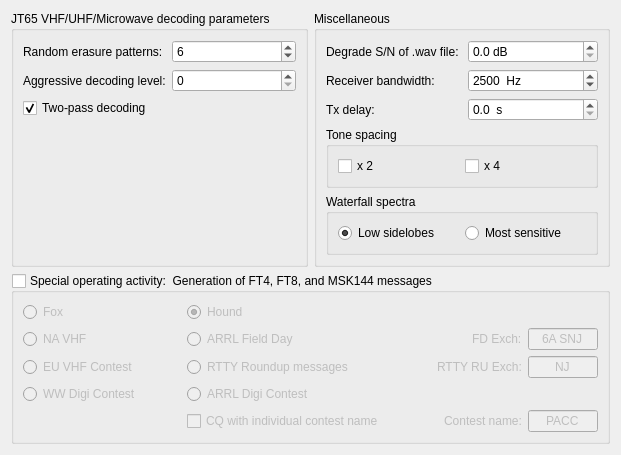
     <widget class="QWidget" name="advanced_tab">
      <attribute name="title">
       <string>Advanced</string>
      </attribute>
      <layout class="QGridLayout" name="gridLayout_9">
       <item row="0" column="0">
        <widget class="QGroupBox" name="groupBox_6">
         <property name="toolTip">
          <string>&lt;html&gt;&lt;head/&gt;&lt;body&gt;&lt;p&gt;User-selectable parameters for JT65 VHF/UHF/Microwave decoding.&lt;/p&gt;&lt;/body&gt;&lt;/html&gt;</string>
         </property>
         <property name="title">
          <string>JT65 VHF/UHF/Microwave decoding parameters</string>
         </property>
         <layout class="QFormLayout" name="formLayout_11">
          <item row="0" column="0">
           <widget class="QLabel" name="label_2">
            <property name="text">
             <string>Random erasure patterns:</string>
            </property>
            <property name="buddy">
             <cstring>sbNtrials</cstring>
            </property>
           </widget>
          </item>
          <item row="0" column="1">
           <widget class="QSpinBox" name="sbNtrials">
            <property name="toolTip">
             <string>&lt;html&gt;&lt;head/&gt;&lt;body&gt;&lt;p&gt;Maximum number of erasure patterns for stochastic soft-decision Reed Solomon decoder is 10^(n/2).&lt;/p&gt;&lt;/body&gt;&lt;/html&gt;</string>
            </property>
            <property name="minimum">
             <number>0</number>
            </property>
            <property name="maximum">
             <number>12</number>
            </property>
            <property name="value">
             <number>6</number>
            </property>
           </widget>
          </item>
          <item row="1" column="0">
           <widget class="QLabel" name="label_4">
            <property name="text">
             <string>Aggressive decoding level:</string>
            </property>
            <property name="buddy">
             <cstring>sbAggressive</cstring>
            </property>
           </widget>
          </item>
          <item row="1" column="1">
           <widget class="QSpinBox" name="sbAggressive">
            <property name="toolTip">
             <string>&lt;html&gt;&lt;head/&gt;&lt;body&gt;&lt;p&gt;Higher levels will increase the probability of decoding, but will also increase probability of a false decode.&lt;/p&gt;&lt;/body&gt;&lt;/html&gt;</string>
            </property>
            <property name="maximum">
             <number>10</number>
            </property>
           </widget>
          </item>
          <item row="2" column="0">
           <widget class="QCheckBox" name="cbTwoPass">
            <property name="text">
             <string>Two-pass decoding</string>
            </property>
            <property name="checked">
             <bool>true</bool>
            </property>
           </widget>
          </item>
         </layout>
        </widget>
       </item>
       <item row="1" column="0" colspan="2">
        <widget class="QGroupBox" name="gbSpecialOpActivity">
         <property name="title">
          <string>Special operating activity:  Generation of FT4, FT8, and MSK144 messages</string>
         </property>
         <property name="checkable">
          <bool>true</bool>
         </property>
         <property name="checked">
          <bool>false</bool>
         </property>
         <layout class="QGridLayout" name="gridLayout_15" columnstretch="1,0,0,0">
          <item row="1" column="0">
           <widget class="QRadioButton" name="rbNA_VHF_Contest">
            <property name="sizePolicy">
             <sizepolicy hsizetype="Minimum" vsizetype="Preferred">
              <horstretch>0</horstretch>
              <verstretch>0</verstretch>
             </sizepolicy>
            </property>
            <property name="toolTip">
             <string>&lt;html&gt;&lt;head/&gt;&lt;body&gt;&lt;p&gt;North American VHF/UHF/Microwave contests and others in which a 4-character grid locator is the required exchange.&lt;/p&gt;&lt;/body&gt;&lt;/html&gt;</string>
            </property>
            <property name="accessibleName">
             <string>NA VHF Contest</string>
            </property>
            <property name="text">
             <string>NA VHF</string>
            </property>
            <attribute name="buttonGroup">
             <string notr="true">special_op_activity_button_group</string>
            </attribute>
           </widget>
          </item>
          <item row="0" column="3">
           <widget class="QRadioButton" name="rbHound">
            <property name="toolTip">
             <string>&lt;html&gt;&lt;head/&gt;&lt;body&gt;&lt;p&gt;FT8 DXpedition mode:  Hound operator calling the DX.&lt;/p&gt;&lt;/body&gt;&lt;/html&gt;</string>
            </property>
            <property name="accessibleName">
             <string>Hound</string>
            </property>
            <property name="text">
             <string>Hound</string>
            </property>
            <property name="checked">
             <bool>true</bool>
            </property>
            <attribute name="buttonGroup">
             <string notr="true">special_op_activity_button_group</string>
            </attribute>
           </widget>
          </item>
          <item row="2" column="3">
           <layout class="QHBoxLayout" name="horizontalLayout_18" stretch="2,1,1">
            <item>
             <widget class="QRadioButton" name="rbRTTY_Roundup">
              <property name="toolTip">
               <string>&lt;html&gt;&lt;head/&gt;&lt;body&gt;&lt;p&gt;ARRL RTTY Roundup and similar contests.  Exchange is US state, Canadian province, or &amp;quot;DX&amp;quot;.&lt;/p&gt;&lt;/body&gt;&lt;/html&gt;</string>
              </property>
              <property name="accessibleName">
               <string>R T T Y Roundup</string>
              </property>
              <property name="text">
               <string>RTTY Roundup messages</string>
              </property>
              <attribute name="buttonGroup">
               <string notr="true">special_op_activity_button_group</string>
              </attribute>
             </widget>
            </item>
            <item>
             <spacer name="horizontalSpacer_10">
              <property name="orientation">
               <enum>Qt::Horizontal</enum>
              </property>
              <property name="sizeHint" stdset="0">
               <size>
                <width>40</width>
                <height>20</height>
               </size>
              </property>
             </spacer>
            </item>
            <item>
             <layout class="QFormLayout" name="formLayout_17">
              <item row="0" column="0">
               <widget class="QLabel" name="labRTTY">
                <property name="accessibleName">
                 <string>RTTY Roundup exchange</string>
                </property>
                <property name="text">
                 <string>RTTY RU Exch:</string>
                </property>
                <property name="buddy">
                 <cstring>RTTY_Exchange</cstring>
                </property>
               </widget>
              </item>
              <item row="0" column="1">
               <widget class="QLineEdit" name="RTTY_Exchange">
                <property name="minimumSize">
                 <size>
                  <width>70</width>
                  <height>0</height>
                 </size>
                </property>
                <property name="toolTip">
                 <string>&lt;html&gt;&lt;head/&gt;&lt;body&gt;&lt;p&gt;ARRL RTTY Roundup and similar contests.  Exchange is US state, Canadian province, or &amp;quot;DX&amp;quot;.&lt;/p&gt;&lt;/body&gt;&lt;/html&gt;</string>
                </property>
                <property name="text">
                 <string>NJ</string>
                </property>
                <property name="alignment">
                 <set>Qt::AlignCenter</set>
                </property>
               </widget>
              </item>
             </layout>
            </item>
           </layout>
          </item>
          <item row="1" column="3">
           <layout class="QHBoxLayout" name="horizontalLayout_17" stretch="2,1,1">
            <item>
             <widget class="QRadioButton" name="rbField_Day">
              <property name="toolTip">
               <string>&lt;html&gt;&lt;head/&gt;&lt;body&gt;&lt;p&gt;ARRL Field Day exchange: number of transmitters, Class, and ARRL/RAC section or &amp;quot;DX&amp;quot;.&lt;/p&gt;&lt;/body&gt;&lt;/html&gt;</string>
              </property>
              <property name="accessibleName">
               <string>A R R L Field Day</string>
              </property>
              <property name="text">
               <string>ARRL Field Day</string>
              </property>
              <attribute name="buttonGroup">
               <string notr="true">special_op_activity_button_group</string>
              </attribute>
             </widget>
            </item>
            <item>
             <spacer name="horizontalSpacer_9">
              <property name="orientation">
               <enum>Qt::Horizontal</enum>
              </property>
              <property name="sizeHint" stdset="0">
               <size>
                <width>40</width>
                <height>20</height>
               </size>
              </property>
             </spacer>
            </item>
            <item>
             <layout class="QFormLayout" name="formLayout_16">
              <item row="0" column="0">
               <widget class="QLabel" name="labFD">
                <property name="accessibleName">
                 <string>Field Day exchange</string>
                </property>
                <property name="text">
                 <string>FD Exch:</string>
                </property>
                <property name="buddy">
                 <cstring>Field_Day_Exchange</cstring>
                </property>
               </widget>
              </item>
              <item row="0" column="1">
               <widget class="QLineEdit" name="Field_Day_Exchange">
                <property name="minimumSize">
                 <size>
                  <width>70</width>
                  <height>0</height>
                 </size>
                </property>
                <property name="toolTip">
                 <string>&lt;html&gt;&lt;head/&gt;&lt;body&gt;&lt;p&gt;ARRL Field Day exchange: number of transmitters, Class, and ARRL/RAC section or &amp;quot;DX&amp;quot;.&lt;/p&gt;&lt;/body&gt;&lt;/html&gt;</string>
                </property>
                <property name="text">
                 <string>6A SNJ</string>
                </property>
                <property name="alignment">
                 <set>Qt::AlignCenter</set>
                </property>
               </widget>
              </item>
             </layout>
            </item>
           </layout>
          </item>
          <item row="4" column="3">
           <layout class="QHBoxLayout" name="horizontalLayout_24">
            <item>
             <widget class="QCheckBox" name="cbContestName">
              <property name="toolTip">
               <string>&lt;html&gt;&lt;head/&gt;&lt;body&gt;&lt;p&gt;Call CQ with an individual contest name instead of TEST, RU, or WW (for example CQ PACC).&lt;/p&gt;&lt;/body&gt;&lt;/html&gt;
</string>
              </property>
              <property name="text">
               <string>CQ with individual contest name</string>
              </property>
             </widget>
            </item>
            <item>
             <spacer name="horizontalSpacer_12">
              <property name="orientation">
               <enum>Qt::Horizontal</enum>
              </property>
              <property name="sizeHint" stdset="0">
               <size>
                <width>40</width>
                <height>20</height>
               </size>
              </property>
             </spacer>
            </item>
            <item>
             <layout class="QHBoxLayout" name="horizontalLayout_25">
              <item>
               <widget class="QLabel" name="labCN">
                <property name="text">
                 <string>Contest name:</string>
                </property>
               </widget>
              </item>
              <item>
               <widget class="QLineEdit" name="Contest_Name">
                <property name="maximumSize">
                 <size>
                  <width>70</width>
                  <height>16777215</height>
                 </size>
                </property>
                <property name="text">
                 <string>PACC</string>
                </property>
                <property name="maxLength">
                 <number>4</number>
                </property>
                <property name="cursorPosition">
                 <number>2</number>
                </property>
                <property name="alignment">
                 <set>Qt::AlignCenter</set>
                </property>
               </widget>
              </item>
             </layout>
            </item>
           </layout>
          </item>
          <item row="2" column="0">
           <widget class="QRadioButton" name="rbEU_VHF_Contest">
            <property name="sizePolicy">
             <sizepolicy hsizetype="Minimum" vsizetype="Preferred">
              <horstretch>0</horstretch>
              <verstretch>0</verstretch>
             </sizepolicy>
            </property>
            <property name="toolTip">
             <string>&lt;html&gt;&lt;head/&gt;&lt;body&gt;&lt;p&gt;European VHF+ contests requiring a signal report, serial number, and 6-character locator.&lt;/p&gt;&lt;/body&gt;&lt;/html&gt;</string>
            </property>
            <property name="accessibleName">
             <string>EU VHF Contest</string>
            </property>
            <property name="text">
             <string>EU VHF Contest</string>
            </property>
            <attribute name="buttonGroup">
             <string notr="true">special_op_activity_button_group</string>
            </attribute>
           </widget>
          </item>
          <item row="0" column="0">
           <widget class="QRadioButton" name="rbFox">
            <property name="toolTip">
             <string>&lt;html&gt;&lt;head/&gt;&lt;body&gt;&lt;p&gt;FT8 DXpedition mode:  Fox (DXpedition) operator.&lt;/p&gt;&lt;/body&gt;&lt;/html&gt;</string>
            </property>
            <property name="accessibleName">
             <string>Fox</string>
            </property>
            <property name="text">
             <string>Fox</string>
            </property>
            <property name="checked">
             <bool>false</bool>
            </property>
            <attribute name="buttonGroup">
             <string notr="true">special_op_activity_button_group</string>
            </attribute>
           </widget>
          </item>
          <item row="0" column="1" rowspan="3">
           <spacer name="horizontalSpacer_11">
            <property name="orientation">
             <enum>Qt::Horizontal</enum>
            </property>
            <property name="sizeHint" stdset="0">
             <size>
              <width>40</width>
              <height>20</height>
             </size>
            </property>
           </spacer>
          </item>
          <item row="3" column="3">
           <widget class="QRadioButton" name="rbARRL_Digi">
            <property name="toolTip">
             <string>&lt;html&gt;&lt;head/&gt;&lt;body&gt;&lt;p&gt;ARRL International Digital Contest&lt;/p&gt;&lt;/body&gt;&lt;/html&gt;</string>
            </property>
            <property name="text">
             <string>ARRL Digi Contest</string>
            </property>
            <attribute name="buttonGroup">
             <string notr="true">special_op_activity_button_group</string>
            </attribute>
           </widget>
          </item>
          <item row="3" column="0">
           <widget class="QRadioButton" name="rbWW_DIGI">
            <property name="minimumSize">
             <size>
              <width>0</width>
              <height>18</height>
             </size>
            </property>
            <property name="toolTip">
             <string>&lt;html&gt;&lt;head/&gt;&lt;body&gt;&lt;p&gt;World-Wide Digi-mode contest&lt;/p&gt;&lt;p&gt;&lt;br/&gt;&lt;/p&gt;&lt;/body&gt;&lt;/html&gt;</string>
            </property>
            <property name="accessibleName">
             <string>WW Digital Contest</string>
            </property>
            <property name="text">
             <string>WW Digi Contest</string>
            </property>
            <attribute name="buttonGroup">
             <string notr="true">special_op_activity_button_group</string>
            </attribute>
           </widget>
          </item>
         </layout>
        </widget>
       </item>
       <item row="0" column="1">
        <widget class="QGroupBox" name="groupBox_5">
         <property name="title">
          <string>Miscellaneous</string>
         </property>
         <layout class="QFormLayout" name="formLayout_10">
          <item row="0" column="0">
           <widget class="QLabel" name="label_3">
            <property name="text">
             <string>Degrade S/N of .wav file: </string>
            </property>
            <property name="buddy">
             <cstring>sbDegrade</cstring>
            </property>
           </widget>
          </item>
          <item row="0" column="1">
           <widget class="QDoubleSpinBox" name="sbDegrade">
            <property name="toolTip">
             <string>For offline sensitivity tests</string>
            </property>
            <property name="suffix">
             <string> dB</string>
            </property>
            <property name="decimals">
             <number>1</number>
            </property>
            <property name="singleStep">
             <double>1.000000000000000</double>
            </property>
           </widget>
          </item>
          <item row="1" column="0">
           <widget class="QLabel" name="label_9">
            <property name="text">
             <string>Receiver bandwidth:</string>
            </property>
            <property name="buddy">
             <cstring>sbBandwidth</cstring>
            </property>
           </widget>
          </item>
          <item row="1" column="1">
           <widget class="QSpinBox" name="sbBandwidth">
            <property name="toolTip">
             <string>For offline sensitivity tests</string>
            </property>
            <property name="suffix">
             <string>  Hz</string>
            </property>
            <property name="maximum">
             <number>6000</number>
            </property>
            <property name="singleStep">
             <number>100</number>
            </property>
            <property name="value">
             <number>2500</number>
            </property>
           </widget>
          </item>
          <item row="2" column="0">
           <widget class="QLabel" name="label_11">
            <property name="text">
             <string>Tx delay:</string>
            </property>
            <property name="buddy">
             <cstring>sbTxDelay</cstring>
            </property>
           </widget>
          </item>
          <item row="2" column="1">
           <widget class="QDoubleSpinBox" name="sbTxDelay">
            <property name="toolTip">
             <string>Minimum delay between assertion of PTT and start of Tx audio.</string>
            </property>
            <property name="suffix">
             <string>  s</string>
            </property>
            <property name="decimals">
             <number>1</number>
            </property>
            <property name="minimum">
             <double>0.000000000000000</double>
            </property>
            <property name="maximum">
             <double>0.500000000000000</double>
            </property>
            <property name="singleStep">
             <double>0.100000000000000</double>
            </property>
           </widget>
          </item>
          <item row="3" column="0" colspan="2">
           <widget class="QGroupBox" name="groupBox_10">
            <property name="minimumSize">
             <size>
              <width>0</width>
              <height>50</height>
             </size>
            </property>
            <property name="accessibleName">
             <string>Tone spacing</string>
            </property>
            <property name="title">
             <string>Tone spacing</string>
            </property>
            <layout class="QHBoxLayout" name="horizontalLayout_19">
             <item>
              <widget class="QCheckBox" name="cbx2ToneSpacing">
               <property name="toolTip">
                <string>&lt;html&gt;&lt;head/&gt;&lt;body&gt;&lt;p&gt;Generate Tx audio with twice the normal tone spacing.  Intended for special LF/MF transmitters that use a divide-by-2 before generating RF.&lt;/p&gt;&lt;/body&gt;&lt;/html&gt;</string>
               </property>
               <property name="text">
                <string>x 2</string>
               </property>
              </widget>
             </item>
             <item>
              <widget class="QCheckBox" name="cbx4ToneSpacing">
               <property name="enabled">
                <bool>true</bool>
               </property>
               <property name="toolTip">
                <string>&lt;html&gt;&lt;head/&gt;&lt;body&gt;&lt;p&gt;Generate Tx audio with four times the normal tone spacing. Intended for special LF/MF transmitters that use a divide-by-4 before generating RF.&lt;/p&gt;&lt;/body&gt;&lt;/html&gt;</string>
               </property>
               <property name="text">
                <string>x 4 </string>
               </property>
              </widget>
             </item>
            </layout>
           </widget>
          </item>
          <item row="4" column="0" colspan="2">
           <widget class="QGroupBox" name="groupBox_7">
            <property name="minimumSize">
             <size>
              <width>0</width>
              <height>50</height>
             </size>
            </property>
            <property name="accessibleName">
             <string>Waterfall spectra</string>
            </property>
            <property name="title">
             <string>Waterfall spectra</string>
            </property>
            <layout class="QHBoxLayout" name="horizontalLayout_16">
             <item>
              <widget class="QRadioButton" name="rbLowSidelobes">
               <property name="text">
                <string>Low sidelobes</string>
               </property>
               <property name="checked">
                <bool>true</bool>
               </property>
              </widget>
             </item>
             <item>
              <widget class="QRadioButton" name="rbMaxSensitivity">
               <property name="text">
                <string>Most sensitive</string>
               </property>
              </widget>
             </item>
            </layout>
           </widget>
          </item>
         </layout>
        </widget>
       </item>
       <item row="2" column="0" colspan="2">
        <spacer name="verticalSpacer_8">
         <property name="orientation">
          <enum>Qt::Vertical</enum>
         </property>
         <property name="sizeHint" stdset="0">
          <size>
           <width>0</width>
           <height>0</height>
          </size>
         </property>
        </spacer>
       </item>
      </layout>
     </widget>
